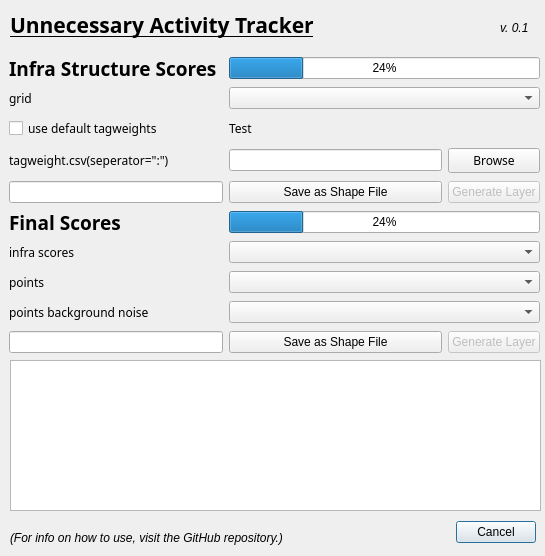
<?xml version="1.0" encoding="UTF-8"?>
<ui version="4.0">
 <class>UnnecessaryActivityTrackerDialogBase</class>
 <widget class="QDialog" name="UnnecessaryActivityTrackerDialogBase">
  <property name="geometry">
   <rect>
    <x>0</x>
    <y>0</y>
    <width>545</width>
    <height>556</height>
   </rect>
  </property>
  <property name="windowTitle">
   <string>UnnecessaryActivityTracker</string>
  </property>
  <widget class="QDialogButtonBox" name="button_box">
   <property name="enabled">
    <bool>true</bool>
   </property>
   <property name="geometry">
    <rect>
     <x>370</x>
     <y>520</y>
     <width>166</width>
     <height>24</height>
    </rect>
   </property>
   <property name="orientation">
    <enum>Qt::Horizontal</enum>
   </property>
   <property name="standardButtons">
    <set>QDialogButtonBox::Cancel</set>
   </property>
  </widget>
  <widget class="QWidget" name="formLayoutWidget">
   <property name="geometry">
    <rect>
     <x>9</x>
     <y>55</y>
     <width>531</width>
     <height>301</height>
    </rect>
   </property>
   <layout class="QGridLayout" name="grid">
    <item row="4" column="0">
     <widget class="QLabel" name="tagweights_label">
      <property name="font">
       <font>
        <family>padmaa</family>
       </font>
      </property>
      <property name="text">
       <string>tagweight.csv(seperator=&quot;:&quot;)</string>
      </property>
     </widget>
    </item>
    <item row="5" column="2">
     <widget class="QPushButton" name="gen_infra_layer">
      <property name="enabled">
       <bool>false</bool>
      </property>
      <property name="text">
       <string>Generate Layer</string>
      </property>
     </widget>
    </item>
    <item row="10" column="2">
     <widget class="QPushButton" name="gen_final_layer">
      <property name="enabled">
       <bool>false</bool>
      </property>
      <property name="text">
       <string>Generate Layer</string>
      </property>
     </widget>
    </item>
    <item row="3" column="0">
     <widget class="QCheckBox" name="use_default">
      <property name="enabled">
       <bool>true</bool>
      </property>
      <property name="font">
       <font>
        <family>padmaa</family>
       </font>
      </property>
      <property name="text">
       <string>use default tagweights</string>
      </property>
     </widget>
    </item>
    <item row="10" column="1">
     <widget class="QPushButton" name="gen_final_file">
      <property name="text">
       <string>Save as Shape File</string>
      </property>
     </widget>
    </item>
    <item row="4" column="1">
     <widget class="QLineEdit" name="lineEdit"/>
    </item>
    <item row="4" column="2">
     <widget class="QPushButton" name="pushButton">
      <property name="font">
       <font>
        <family>padmaa</family>
       </font>
      </property>
      <property name="text">
       <string>Browse</string>
      </property>
     </widget>
    </item>
    <item row="9" column="0">
     <widget class="QLabel" name="t0points_label">
      <property name="font">
       <font>
        <family>padmaa</family>
       </font>
      </property>
      <property name="text">
       <string>points background noise</string>
      </property>
     </widget>
    </item>
    <item row="6" column="0">
     <widget class="QLabel" name="final_head">
      <property name="maximumSize">
       <size>
        <width>16777215</width>
        <height>20</height>
       </size>
      </property>
      <property name="font">
       <font>
        <family>padmaa</family>
        <pointsize>14</pointsize>
        <weight>75</weight>
        <bold>true</bold>
        <underline>true</underline>
       </font>
      </property>
      <property name="text">
       <string>Final Scores</string>
      </property>
     </widget>
    </item>
    <item row="5" column="1">
     <widget class="QPushButton" name="gen_infra_file">
      <property name="text">
       <string>Save as Shape File</string>
      </property>
     </widget>
    </item>
    <item row="0" column="0">
     <widget class="QLabel" name="infra_head">
      <property name="maximumSize">
       <size>
        <width>16777215</width>
        <height>20</height>
       </size>
      </property>
      <property name="font">
       <font>
        <family>padmaa</family>
        <pointsize>14</pointsize>
        <weight>75</weight>
        <bold>true</bold>
        <underline>true</underline>
       </font>
      </property>
      <property name="text">
       <string>Infra Structure Scores</string>
      </property>
     </widget>
    </item>
    <item row="8" column="0">
     <widget class="QLabel" name="points_label">
      <property name="font">
       <font>
        <family>padmaa</family>
       </font>
      </property>
      <property name="text">
       <string>points</string>
      </property>
     </widget>
    </item>
    <item row="1" column="0">
     <widget class="QLabel" name="grid_label">
      <property name="font">
       <font>
        <family>padmaa</family>
       </font>
      </property>
      <property name="text">
       <string>grid</string>
      </property>
     </widget>
    </item>
    <item row="7" column="0">
     <widget class="QLabel" name="infra_label">
      <property name="font">
       <font>
        <family>padmaa</family>
       </font>
      </property>
      <property name="text">
       <string>infra scores</string>
      </property>
     </widget>
    </item>
    <item row="0" column="1" colspan="2">
     <widget class="QProgressBar" name="infra_progressbar">
      <property name="value">
       <number>24</number>
      </property>
     </widget>
    </item>
    <item row="6" column="1" colspan="2">
     <widget class="QProgressBar" name="final_progressbar">
      <property name="value">
       <number>24</number>
      </property>
     </widget>
    </item>
    <item row="7" column="1" colspan="2">
     <widget class="QgsMapLayerComboBox" name="choose_infra"/>
    </item>
    <item row="8" column="1" colspan="2">
     <widget class="QgsMapLayerComboBox" name="choose_points"/>
    </item>
    <item row="9" column="1" colspan="2">
     <widget class="QgsMapLayerComboBox" name="choose_t0points"/>
    </item>
    <item row="1" column="1" colspan="2">
     <widget class="QgsMapLayerComboBox" name="choose_grid"/>
    </item>
    <item row="5" column="0">
     <widget class="QLineEdit" name="infra_lineEdit"/>
    </item>
    <item row="10" column="0">
     <widget class="QLineEdit" name="final_lineEdit"/>
    </item>
    <item row="3" column="1">
     <widget class="QLabel" name="grid_label_2">
      <property name="font">
       <font>
        <family>padmaa</family>
       </font>
      </property>
      <property name="text">
       <string>Test</string>
      </property>
     </widget>
    </item>
   </layout>
  </widget>
  <widget class="QLabel" name="helb_label">
   <property name="geometry">
    <rect>
     <x>10</x>
     <y>530</y>
     <width>321</width>
     <height>16</height>
    </rect>
   </property>
   <property name="font">
    <font>
     <italic>true</italic>
    </font>
   </property>
   <property name="text">
    <string>(For info on how to use, visit the GitHub repository.)</string>
   </property>
  </widget>
  <widget class="QLabel" name="version_number">
   <property name="geometry">
    <rect>
     <x>500</x>
     <y>20</y>
     <width>321</width>
     <height>16</height>
    </rect>
   </property>
   <property name="font">
    <font>
     <italic>true</italic>
    </font>
   </property>
   <property name="text">
    <string>v. 0.1</string>
   </property>
  </widget>
  <widget class="QTextBrowser" name="console">
   <property name="geometry">
    <rect>
     <x>10</x>
     <y>360</y>
     <width>531</width>
     <height>151</height>
    </rect>
   </property>
  </widget>
  <widget class="QLabel" name="final_head_2">
   <property name="geometry">
    <rect>
     <x>10</x>
     <y>0</y>
     <width>391</width>
     <height>50</height>
    </rect>
   </property>
   <property name="maximumSize">
    <size>
     <width>16777215</width>
     <height>50</height>
    </size>
   </property>
   <property name="font">
    <font>
     <family>padmaa</family>
     <pointsize>16</pointsize>
     <weight>75</weight>
     <bold>true</bold>
     <underline>true</underline>
    </font>
   </property>
   <property name="text">
    <string>Unnecessary Activity Tracker</string>
   </property>
  </widget>
 </widget>
 <customwidgets>
  <customwidget>
   <class>QgsMapLayerComboBox</class>
   <extends>QComboBox</extends>
   <header>qgsmaplayercombobox.h</header>
  </customwidget>
 </customwidgets>
 <resources/>
 <connections>
  <connection>
   <sender>button_box</sender>
   <signal>accepted()</signal>
   <receiver>UnnecessaryActivityTrackerDialogBase</receiver>
   <slot>accept()</slot>
   <hints>
    <hint type="sourcelabel">
     <x>9</x>
     <y>461</y>
    </hint>
    <hint type="destinationlabel">
     <x>20</x>
     <y>20</y>
    </hint>
   </hints>
  </connection>
  <connection>
   <sender>button_box</sender>
   <signal>rejected()</signal>
   <receiver>UnnecessaryActivityTrackerDialogBase</receiver>
   <slot>reject()</slot>
   <hints>
    <hint type="sourcelabel">
     <x>9</x>
     <y>461</y>
    </hint>
    <hint type="destinationlabel">
     <x>20</x>
     <y>20</y>
    </hint>
   </hints>
  </connection>
 </connections>
</ui>
